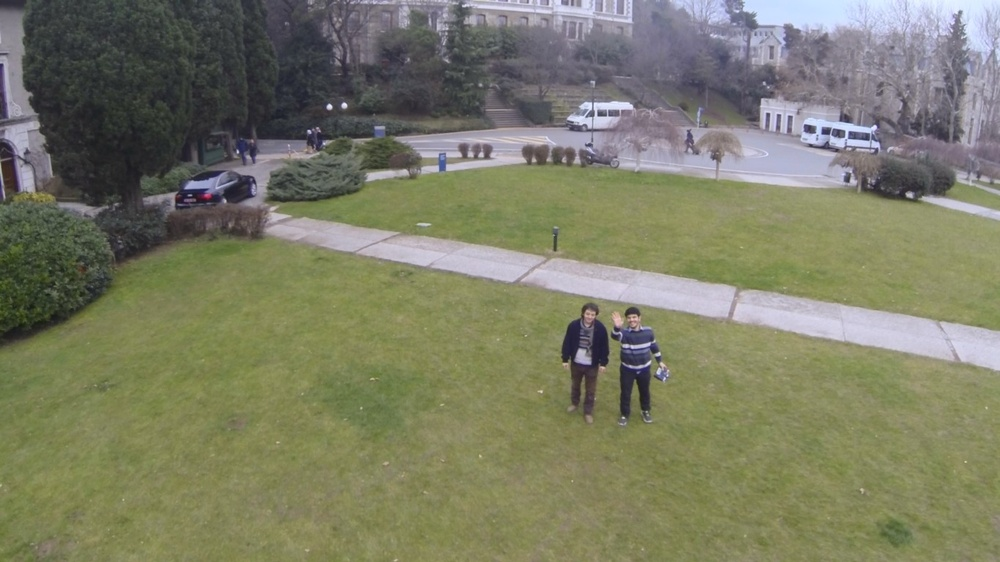
#> input picture aerial_me.jpg, 1000 x 562 px, shrunk from 1366 x 768 before the run
$ python color_quantize.py
#> lines starting #> are read from the running program, lines starting #| are printed output that depends on the picture
#> further down, img is the input picture: shape (562, 1000, 3); mean B, G, R 101.6, 125, 123.6
from sklearn.cluster import MiniBatchKMeans
import numpy as np
import argparse
import cv2
import time
def main(image,no_cluster=4):
	# load the image and grab its width and height
	#image = cv2.imread(str(image))

#> called with no_cluster = 4
	image=cv2.bilateralFilter(image,9,75,75)

	(h, w) = image.shape[:2]
#> h = 562; w = 1000

	# convert the image from the RGB color space to the L*a*b*
	# color space -- since we will be clustering using k-means
	# which is based on the euclidean distance, we'll use the
	# L*a*b* color space where the euclidean distance implies
	# perceptual meaning
	image = cv2.cvtColor(image, cv2.COLOR_BGR2HSV)
#> image: shape (562, 1000, 3); mean H, S, V 63.5, 62.7, 129.4

	# reshape the image into a feature vector so that k-means
	# can be applied
	image = image.reshape((image.shape[0] * image.shape[1], 3))

	# apply k-means using the specified number of clusters and
	# then create the quantized image based on the predictions
	clt = MiniBatchKMeans(no_cluster)

	labels = clt.fit_predict(image)

	quant = clt.cluster_centers_.astype("uint8")[labels]

	# reshape the feature vectors to images
	quant = quant.reshape((h, w, 3))
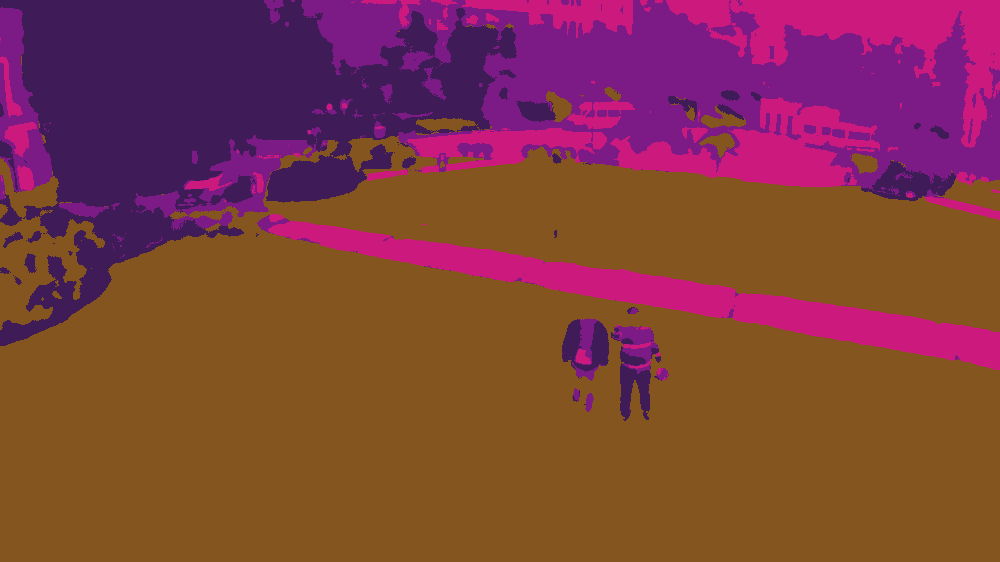
#> quant: shape (562, 1000, 3); mean of channels 0, 1, 2 63.1, 62.2, 128.6; drawn as B, G, R


	# convert from L*a*b* to RGB
	quant = cv2.cvtColor(quant, cv2.COLOR_HSV2BGR)
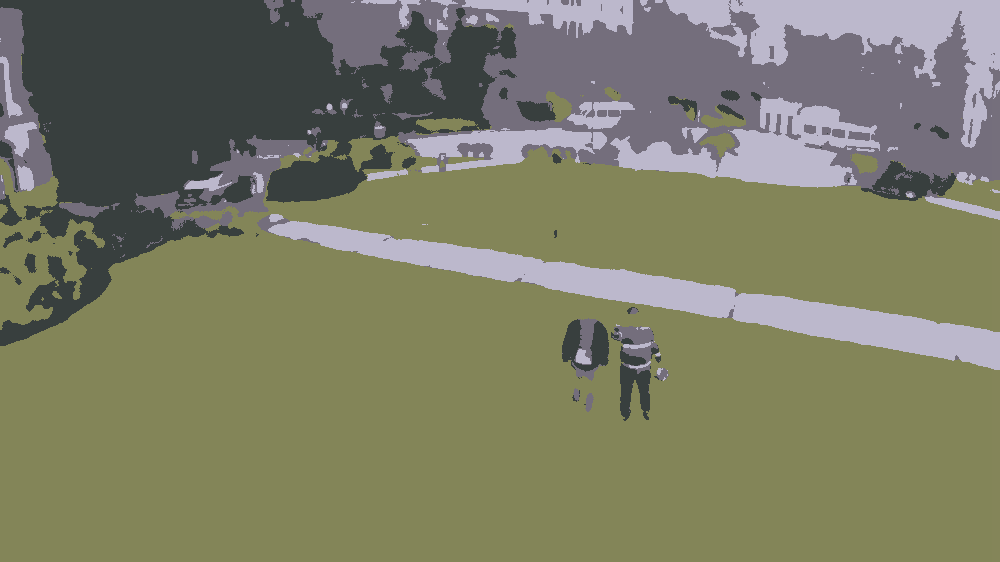
#> quant: shape (562, 1000, 3); mean B, G, R 101, 124.7, 123.6

	numLabels = np.arange(0, len(np.unique(clt.labels_)) + 1)
	(hist, _) = np.histogram(clt.labels_, bins = numLabels)

	# normalize the histogram, such that it sums to one
	hist = hist.astype("float")
	hist /= hist.sum()

	cntrs=zip(hist,clt.cluster_centers_)
	minim=0
	for i,j in cntrs:
		if i>minim:
			color=j
			minim=i
	color = np.array(color,dtype=np.uint8).reshape(1,1,3)  # (4,3) array


	return quant,color

if __name__ == '__main__':
	img=cv2.imread('aerial_me.jpg')
	output,_=main(img,4)
	cv2.imshow('img',output)
	cv2.waitKey(0)
	cv2.destroyAllWindows()

$ run again, with people_faces.jpg copied over aerial_me.jpg
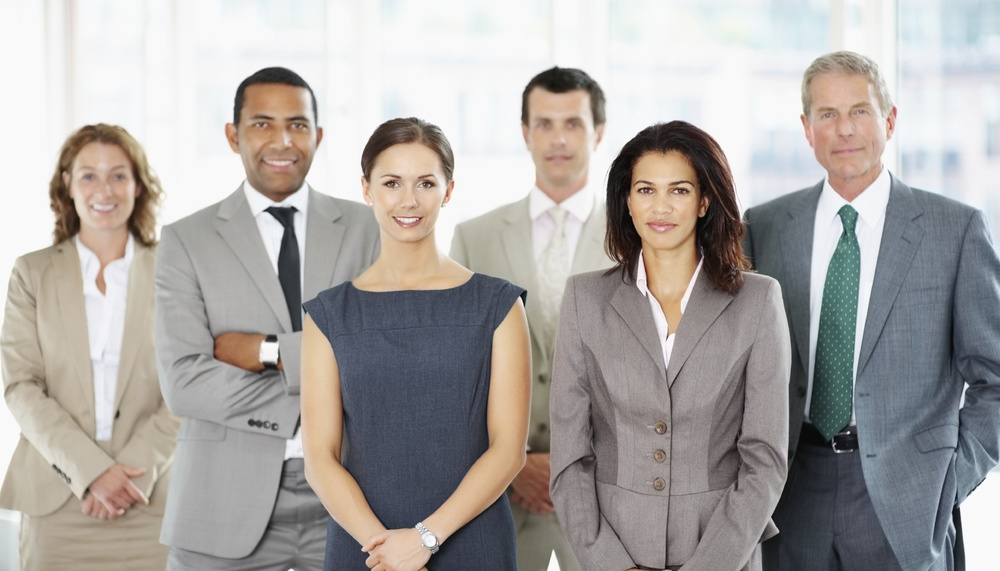
#> input picture people_faces.jpg, 1000 x 571 px, shrunk from 1833 x 1047 before the run
#> img is the input picture: shape (571, 1000, 3); mean B, G, R 163.6, 166.5, 170.7
#> in main, `quant = quant.reshape((h, w, 3))`:
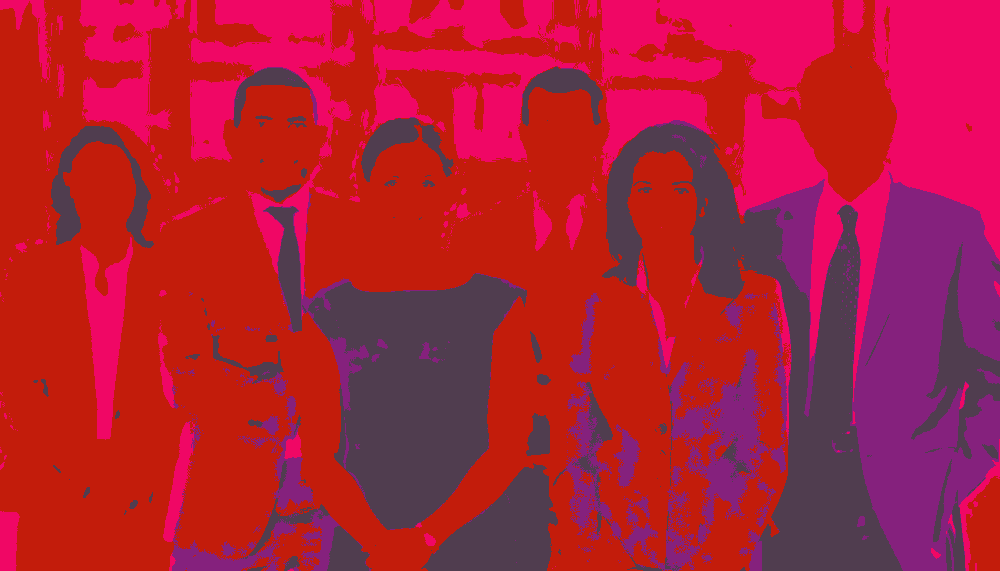
#> quant: shape (571, 1000, 3); mean of channels 0, 1, 2 54.1, 30.5, 175.6; drawn as B, G, R
#> in main, `quant = cv2.cvtColor(quant, cv2.COLOR_HSV2BGR)`:
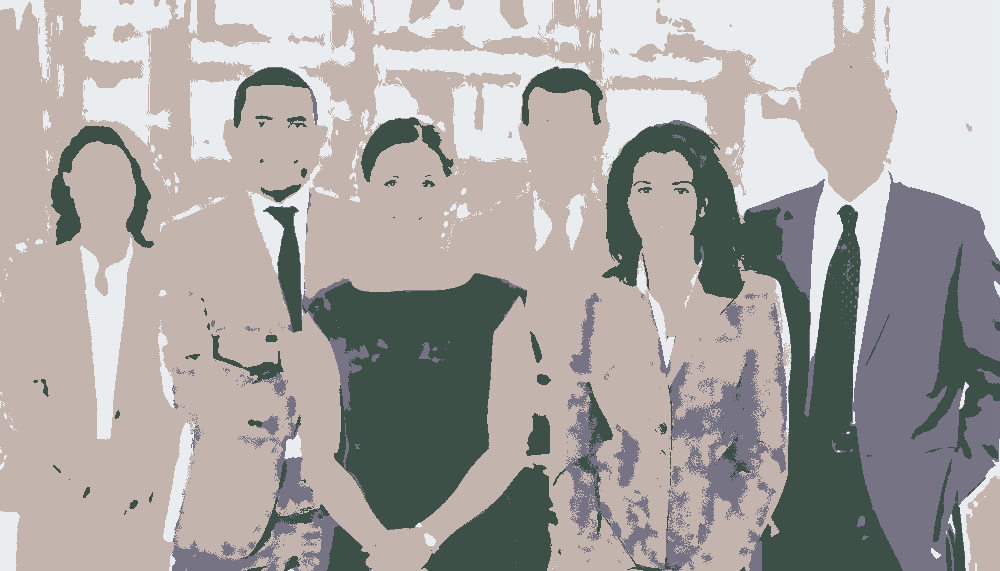
#> quant: shape (571, 1000, 3); mean B, G, R 162.9, 165.8, 168.9
